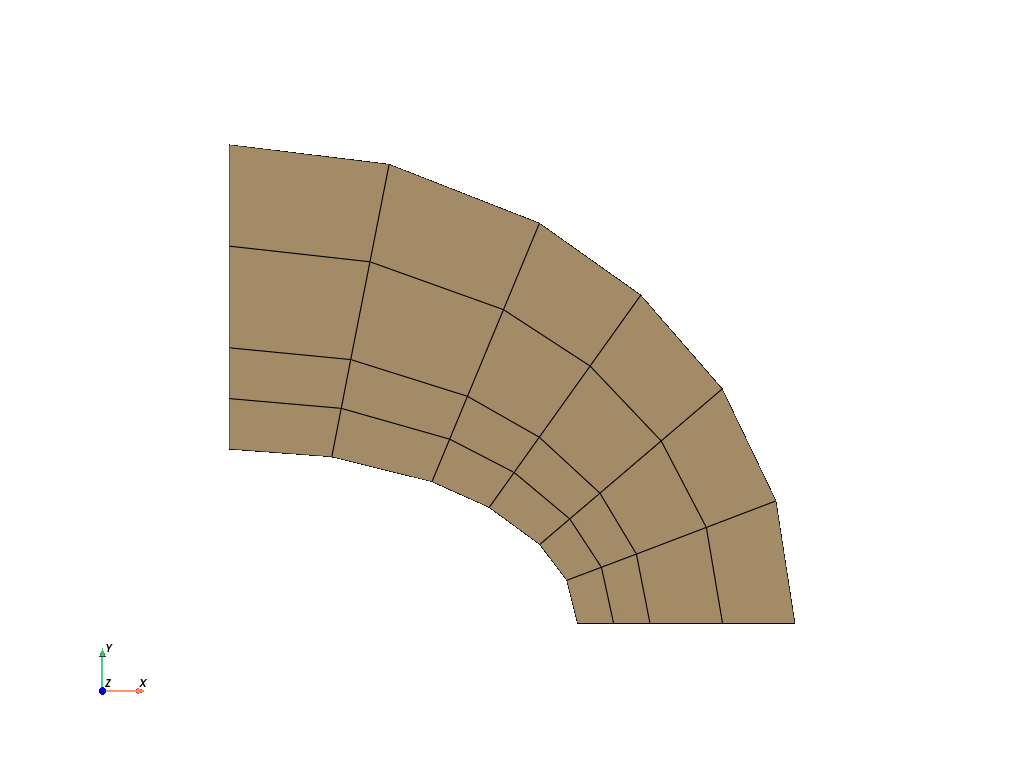

Here is the Python script that generated this plot:
import getfem as gf
import numpy as np
import pyvista as pv

pv.set_plot_theme("document")

mesh = gf.Mesh("empty", 2)
gt = gf.GeoTrans("GT_QK(2,1)")
x = [
   2.12968779,
   1.78302097,
           2.,
   2.41700006,
   1.16499996,
   1.36939037,
           0.,
           0.,
   2.83276558,
         3.25,
   1.78299999,
           0.,
   1.95635438,
   1.93760836,
   2.20849991,
   2.33895946,
   1.26719522,
  0.699454725,
           0.,
  0.590530932,
   2.48122668,
   2.83349991,
   3.14145494,
   1.57619524,
   1.78156114,
   2.36494803,
  0.920210361,
           0.,
   1.49321365,
   2.13828373,
  0.644992828,
    2.7402072,
   2.07325459,
  0.809832573,
   1.63738739,
]
y = [
  0.748563945,
  0.453000009,
           0.,
           0.,
  0.812830687,
   1.30441773,
   1.58299994,
           1.,
   1.34800005,
           0.,
   2.29920578,
         2.75,
  0.600781977,
   0.24782756,
           0.,
  0.399010003,
   1.05862427,
   1.51526558,
   1.29149997,
  0.955415249,
   1.04828203,
           0.,
  0.704780996,
   1.80181181,
   1.06977248,
   1.88628185,
   2.63746476,
   2.16650009,
   0.66526556,
  0.323418766,
   1.23534048,
  0.551895499,
   1.47802711,
   2.07636523,
  0.867518961,
]
mesh.add_convex(gt, [[x[ 0], x[12], x[15], x[29]], [y[ 0], y[12], y[15], y[29]]])
mesh.add_convex(gt, [[x[12], x[ 1], x[29], x[13]], [y[12], y[ 1], y[29], y[13]]])
mesh.add_convex(gt, [[x[15], x[29], x[ 3], x[14]], [y[15], y[29], y[ 3], y[14]]])
mesh.add_convex(gt, [[x[29], x[13], x[14], x[ 2]], [y[29], y[13], y[14], y[ 2]]])
mesh.add_convex(gt, [[x[ 4], x[16], x[19], x[30]], [y[ 4], y[16], y[19], y[30]]])
mesh.add_convex(gt, [[x[16], x[ 5], x[30], x[17]], [y[16], y[ 5], y[30], y[17]]])
mesh.add_convex(gt, [[x[19], x[30], x[ 7], x[18]], [y[19], y[30], y[ 7], y[18]]])
mesh.add_convex(gt, [[x[30], x[17], x[18], x[ 6]], [y[30], y[17], y[18], y[ 6]]])
mesh.add_convex(gt, [[x[ 8], x[20], x[22], x[31]], [y[ 8], y[20], y[22], y[31]]])
mesh.add_convex(gt, [[x[20], x[ 0], x[31], x[15]], [y[20], y[ 0], y[31], y[15]]])
mesh.add_convex(gt, [[x[22], x[31], x[ 9], x[21]], [y[22], y[31], y[ 9], y[21]]])
mesh.add_convex(gt, [[x[31], x[15], x[21], x[ 3]], [y[31], y[15], y[21], y[ 3]]])
mesh.add_convex(gt, [[x[10], x[23], x[25], x[32]], [y[10], y[23], y[25], y[32]]])
mesh.add_convex(gt, [[x[23], x[ 5], x[32], x[24]], [y[23], y[ 5], y[32], y[24]]])
mesh.add_convex(gt, [[x[25], x[32], x[ 8], x[20]], [y[25], y[32], y[ 8], y[20]]])
mesh.add_convex(gt, [[x[32], x[24], x[20], x[ 0]], [y[32], y[24], y[20], y[ 0]]])
mesh.add_convex(gt, [[x[ 5], x[23], x[17], x[33]], [y[ 5], y[23], y[17], y[33]]])
mesh.add_convex(gt, [[x[23], x[10], x[33], x[26]], [y[23], y[10], y[33], y[26]]])
mesh.add_convex(gt, [[x[17], x[33], x[ 6], x[27]], [y[17], y[33], y[ 6], y[27]]])
mesh.add_convex(gt, [[x[33], x[26], x[27], x[11]], [y[33], y[26], y[27], y[11]]])
mesh.add_convex(gt, [[x[ 5], x[16], x[24], x[34]], [y[ 5], y[16], y[24], y[34]]])
mesh.add_convex(gt, [[x[16], x[ 4], x[34], x[28]], [y[16], y[ 4], y[34], y[28]]])
mesh.add_convex(gt, [[x[24], x[34], x[ 0], x[12]], [y[24], y[34], y[ 0], y[12]]])
mesh.add_convex(gt, [[x[34], x[28], x[12], x[ 1]], [y[34], y[28], y[12], y[ 1]]])
mesh.save("fine.msh")
mesh.export_to_vtk("fine.vtk", "ascii")

m = pv.read("fine.vtk")
m.plot(cpos="xy", show_edges=True, screenshot="fine.png")
